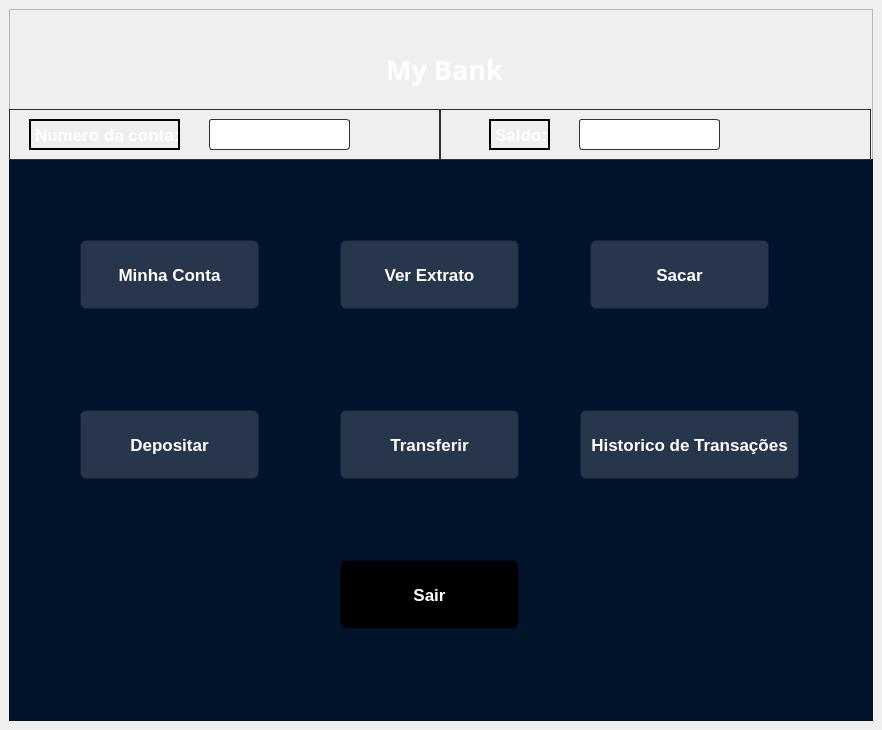
<?xml version="1.0" encoding="UTF-8"?>
<ui version="4.0">
 <class>tela_menu</class>
 <widget class="QMainWindow" name="tela_menu">
  <property name="geometry">
   <rect>
    <x>0</x>
    <y>0</y>
    <width>882</width>
    <height>730</height>
   </rect>
  </property>
  <property name="windowTitle">
   <string>MainWindow</string>
  </property>
  <widget class="QWidget" name="centralwidget">
   <layout class="QVBoxLayout" name="verticalLayout">
    <item>
     <widget class="QFrame" name="frame">
      <property name="styleSheet">
       <string notr="true">background-color: gb(0, 0, 0);</string>
      </property>
      <property name="frameShape">
       <enum>QFrame::StyledPanel</enum>
      </property>
      <property name="frameShadow">
       <enum>QFrame::Raised</enum>
      </property>
      <widget class="QFrame" name="frame_2">
       <property name="geometry">
        <rect>
         <x>0</x>
         <y>150</y>
         <width>882</width>
         <height>730</height>
        </rect>
       </property>
       <property name="styleSheet">
        <string notr="true">background-color: rgb(2, 19, 44);
</string>
       </property>
       <property name="frameShape">
        <enum>QFrame::StyledPanel</enum>
       </property>
       <property name="frameShadow">
        <enum>QFrame::Raised</enum>
       </property>
       <widget class="QPushButton" name="pushButton_7">
        <property name="geometry">
         <rect>
          <x>70</x>
          <y>80</y>
          <width>181</width>
          <height>71</height>
         </rect>
        </property>
        <property name="font">
         <font>
          <pointsize>13</pointsize>
          <weight>75</weight>
          <bold>true</bold>
         </font>
        </property>
        <property name="styleSheet">
         <string notr="true">QPushButton{
border-radius: 7px;
background-color:rgba(255, 253, 253, 38);
border: 2px solid rgba(3, 20, 52, 150);
color: rgb(255, 255, 255);

}

QPushButton:hover{

border: 3px solid rgba(9, 74, 140, 248);
font-size: 18px;

}

</string>
        </property>
        <property name="text">
         <string>Minha Conta</string>
        </property>
       </widget>
       <widget class="QPushButton" name="pushButton">
        <property name="geometry">
         <rect>
          <x>330</x>
          <y>80</y>
          <width>181</width>
          <height>71</height>
         </rect>
        </property>
        <property name="font">
         <font>
          <pointsize>13</pointsize>
          <weight>75</weight>
          <bold>true</bold>
         </font>
        </property>
        <property name="styleSheet">
         <string notr="true">QPushButton{
border-radius: 7px;
background-color:rgba(255, 253, 253, 38);
border: 2px solid rgba(3, 20, 52, 150);
color: rgb(255, 255, 255);

}

QPushButton:hover{

border: 3px solid rgba(9, 74, 140, 248);
font-size: 18px;

}

</string>
        </property>
        <property name="text">
         <string>Ver Extrato</string>
        </property>
       </widget>
       <widget class="QPushButton" name="pushButton_3">
        <property name="geometry">
         <rect>
          <x>580</x>
          <y>80</y>
          <width>181</width>
          <height>71</height>
         </rect>
        </property>
        <property name="font">
         <font>
          <pointsize>13</pointsize>
          <weight>75</weight>
          <bold>true</bold>
         </font>
        </property>
        <property name="styleSheet">
         <string notr="true">QPushButton{
border-radius: 7px;
background-color:rgba(255, 253, 253, 38);
border: 2px solid rgba(3, 20, 52, 150);
color: rgb(255, 255, 255);

}

QPushButton:hover{

border: 3px solid rgba(9, 74, 140, 248);
font-size: 18px;

}

</string>
        </property>
        <property name="text">
         <string>Sacar</string>
        </property>
       </widget>
       <widget class="QPushButton" name="pushButton_4">
        <property name="geometry">
         <rect>
          <x>70</x>
          <y>250</y>
          <width>181</width>
          <height>71</height>
         </rect>
        </property>
        <property name="font">
         <font>
          <pointsize>13</pointsize>
          <weight>75</weight>
          <bold>true</bold>
         </font>
        </property>
        <property name="styleSheet">
         <string notr="true">QPushButton{
border-radius: 7px;
background-color:rgba(255, 253, 253, 38);
border: 2px solid rgba(3, 20, 52, 150);
color: rgb(255, 255, 255);

}

QPushButton:hover{

border: 3px solid rgba(9, 74, 140, 248);
font-size: 18px;

}

</string>
        </property>
        <property name="text">
         <string>Depositar</string>
        </property>
       </widget>
       <widget class="QPushButton" name="pushButton_5">
        <property name="geometry">
         <rect>
          <x>330</x>
          <y>250</y>
          <width>181</width>
          <height>71</height>
         </rect>
        </property>
        <property name="font">
         <font>
          <pointsize>13</pointsize>
          <weight>75</weight>
          <bold>true</bold>
         </font>
        </property>
        <property name="styleSheet">
         <string notr="true">QPushButton{
border-radius: 7px;
background-color:rgba(255, 253, 253, 38);
border: 2px solid rgba(3, 20, 52, 150);
color: rgb(255, 255, 255);

}

QPushButton:hover{

border: 3px solid rgba(9, 74, 140, 248);
font-size: 18px;

}

</string>
        </property>
        <property name="text">
         <string>Transferir</string>
        </property>
       </widget>
       <widget class="QPushButton" name="pushButton_6">
        <property name="geometry">
         <rect>
          <x>570</x>
          <y>250</y>
          <width>221</width>
          <height>71</height>
         </rect>
        </property>
        <property name="font">
         <font>
          <pointsize>13</pointsize>
          <weight>75</weight>
          <bold>true</bold>
         </font>
        </property>
        <property name="styleSheet">
         <string notr="true">QPushButton{
border-radius: 7px;
background-color:rgba(255, 253, 253, 38);
border: 2px solid rgba(3, 20, 52, 150);
color: rgb(255, 255, 255);

}

QPushButton:hover{

border: 3px solid rgba(9, 74, 140, 248);
font-size: 18px;

}

</string>
        </property>
        <property name="text">
         <string>Historico de Transações</string>
        </property>
       </widget>
       <widget class="QPushButton" name="pushButton_8">
        <property name="geometry">
         <rect>
          <x>330</x>
          <y>400</y>
          <width>181</width>
          <height>71</height>
         </rect>
        </property>
        <property name="font">
         <font>
          <pointsize>13</pointsize>
          <weight>75</weight>
          <bold>true</bold>
         </font>
        </property>
        <property name="styleSheet">
         <string notr="true">QPushButton{
border-radius: 7px;
background-color:rgb(0, 0, 0);
border: 2px solid rgba(3, 20, 52, 150);
color: rgb(255, 255, 255);

}

QPushButton:hover{

border: 3px solid rgba(9, 74, 140, 248);
font-size: 18px;

}

</string>
        </property>
        <property name="text">
         <string>Sair</string>
        </property>
       </widget>
      </widget>
      <widget class="QLabel" name="label">
       <property name="geometry">
        <rect>
         <x>250</x>
         <y>40</y>
         <width>371</width>
         <height>41</height>
        </rect>
       </property>
       <property name="font">
        <font>
         <family>Sans Serif</family>
         <pointsize>20</pointsize>
         <weight>75</weight>
         <bold>true</bold>
        </font>
       </property>
       <property name="styleSheet">
        <string notr="true">color: rgb(255, 255, 255);</string>
       </property>
       <property name="text">
        <string>My Bank</string>
       </property>
       <property name="alignment">
        <set>Qt::AlignCenter</set>
       </property>
      </widget>
      <widget class="QFrame" name="frame_3">
       <property name="geometry">
        <rect>
         <x>0</x>
         <y>100</y>
         <width>432</width>
         <height>51</height>
        </rect>
       </property>
       <property name="styleSheet">
        <string notr="true">border: 1px solid rgb(46, 52, 54);</string>
       </property>
       <property name="frameShape">
        <enum>QFrame::StyledPanel</enum>
       </property>
       <property name="frameShadow">
        <enum>QFrame::Raised</enum>
       </property>
       <widget class="QFrame" name="frame_4">
        <property name="geometry">
         <rect>
          <x>430</x>
          <y>0</y>
          <width>432</width>
          <height>51</height>
         </rect>
        </property>
        <property name="styleSheet">
         <string notr="true">border: 1px solid rgb(46, 52, 54);</string>
        </property>
        <property name="frameShape">
         <enum>QFrame::StyledPanel</enum>
        </property>
        <property name="frameShadow">
         <enum>QFrame::Raised</enum>
        </property>
       </widget>
       <widget class="QLabel" name="label_2">
        <property name="geometry">
         <rect>
          <x>20</x>
          <y>10</y>
          <width>151</width>
          <height>31</height>
         </rect>
        </property>
        <property name="font">
         <font>
          <pointsize>13</pointsize>
          <weight>75</weight>
          <bold>true</bold>
         </font>
        </property>
        <property name="styleSheet">
         <string notr="true">color: rgb(255, 255, 255);
border: 2px solid rgb(0, 0, 0);</string>
        </property>
        <property name="text">
         <string>Numero da conta:</string>
        </property>
       </widget>
       <widget class="QLineEdit" name="lineEdit">
        <property name="geometry">
         <rect>
          <x>200</x>
          <y>10</y>
          <width>141</width>
          <height>31</height>
         </rect>
        </property>
        <property name="font">
         <font>
          <pointsize>13</pointsize>
          <weight>75</weight>
          <bold>true</bold>
         </font>
        </property>
        <property name="styleSheet">
         <string notr="true">color: rgb(255, 255, 255);
border-radius: 3px;
</string>
        </property>
        <property name="readOnly">
         <bool>true</bool>
        </property>
       </widget>
       <widget class="QLineEdit" name="lineEdit_2">
        <property name="geometry">
         <rect>
          <x>560</x>
          <y>10</y>
          <width>141</width>
          <height>31</height>
         </rect>
        </property>
       </widget>
       <widget class="QLineEdit" name="lineEdit_3">
        <property name="geometry">
         <rect>
          <x>470</x>
          <y>40</y>
          <width>141</width>
          <height>31</height>
         </rect>
        </property>
       </widget>
      </widget>
      <widget class="QFrame" name="frame_5">
       <property name="geometry">
        <rect>
         <x>430</x>
         <y>100</y>
         <width>432</width>
         <height>51</height>
        </rect>
       </property>
       <property name="styleSheet">
        <string notr="true">border: 1px solid rgb(46, 52, 54);</string>
       </property>
       <property name="frameShape">
        <enum>QFrame::StyledPanel</enum>
       </property>
       <property name="frameShadow">
        <enum>QFrame::Raised</enum>
       </property>
       <widget class="QLabel" name="label_3">
        <property name="geometry">
         <rect>
          <x>50</x>
          <y>10</y>
          <width>61</width>
          <height>31</height>
         </rect>
        </property>
        <property name="font">
         <font>
          <pointsize>13</pointsize>
          <weight>75</weight>
          <bold>true</bold>
         </font>
        </property>
        <property name="styleSheet">
         <string notr="true">color: rgb(255, 255, 255);
border: 2px solid rgb(0, 0, 0);</string>
        </property>
        <property name="text">
         <string>Saldo:</string>
        </property>
       </widget>
       <widget class="QLineEdit" name="lineEdit_4">
        <property name="geometry">
         <rect>
          <x>140</x>
          <y>10</y>
          <width>141</width>
          <height>31</height>
         </rect>
        </property>
        <property name="font">
         <font>
          <pointsize>13</pointsize>
          <weight>75</weight>
          <bold>true</bold>
         </font>
        </property>
        <property name="styleSheet">
         <string notr="true">color: rgb(255, 255, 255);
border-radius: 3px;</string>
        </property>
        <property name="readOnly">
         <bool>true</bool>
        </property>
       </widget>
      </widget>
     </widget>
    </item>
   </layout>
  </widget>
 </widget>
 <resources/>
 <connections/>
</ui>
